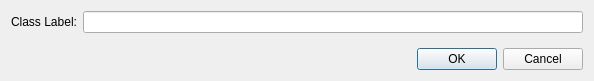
<?xml version="1.0" encoding="UTF-8"?>
<ui version="4.0">
 <class>CreateClassDialog</class>
 <widget class="QDialog" name="CreateClassDialog">
  <property name="geometry">
   <rect>
    <x>0</x>
    <y>0</y>
    <width>594</width>
    <height>81</height>
   </rect>
  </property>
  <property name="windowTitle">
   <string>Create Class</string>
  </property>
  <property name="windowIcon">
   <iconset resource="Resources.qrc">
    <normaloff>:/res/res/class.svg</normaloff>:/res/res/class.svg</iconset>
  </property>
  <layout class="QVBoxLayout" name="verticalLayout">
   <item>
    <layout class="QFormLayout" name="formLayout">
     <item row="0" column="0">
      <widget class="QLabel" name="nameLabel">
       <property name="text">
        <string>Class Label:</string>
       </property>
      </widget>
     </item>
     <item row="0" column="1">
      <widget class="QLineEdit" name="nameLineEdit"/>
     </item>
    </layout>
   </item>
   <item>
    <widget class="QDialogButtonBox" name="buttonBox">
     <property name="orientation">
      <enum>Qt::Horizontal</enum>
     </property>
     <property name="standardButtons">
      <set>QDialogButtonBox::Cancel|QDialogButtonBox::Ok</set>
     </property>
    </widget>
   </item>
  </layout>
 </widget>
 <resources>
  <include location="Resources.qrc"/>
 </resources>
 <connections>
  <connection>
   <sender>buttonBox</sender>
   <signal>accepted()</signal>
   <receiver>CreateClassDialog</receiver>
   <slot>accept()</slot>
   <hints>
    <hint type="sourcelabel">
     <x>248</x>
     <y>254</y>
    </hint>
    <hint type="destinationlabel">
     <x>157</x>
     <y>274</y>
    </hint>
   </hints>
  </connection>
  <connection>
   <sender>buttonBox</sender>
   <signal>rejected()</signal>
   <receiver>CreateClassDialog</receiver>
   <slot>reject()</slot>
   <hints>
    <hint type="sourcelabel">
     <x>316</x>
     <y>260</y>
    </hint>
    <hint type="destinationlabel">
     <x>286</x>
     <y>274</y>
    </hint>
   </hints>
  </connection>
 </connections>
</ui>
